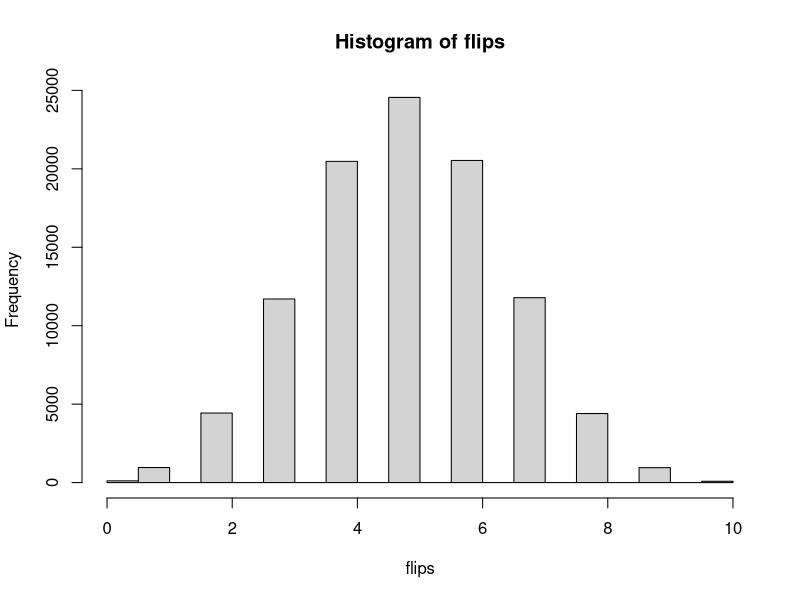
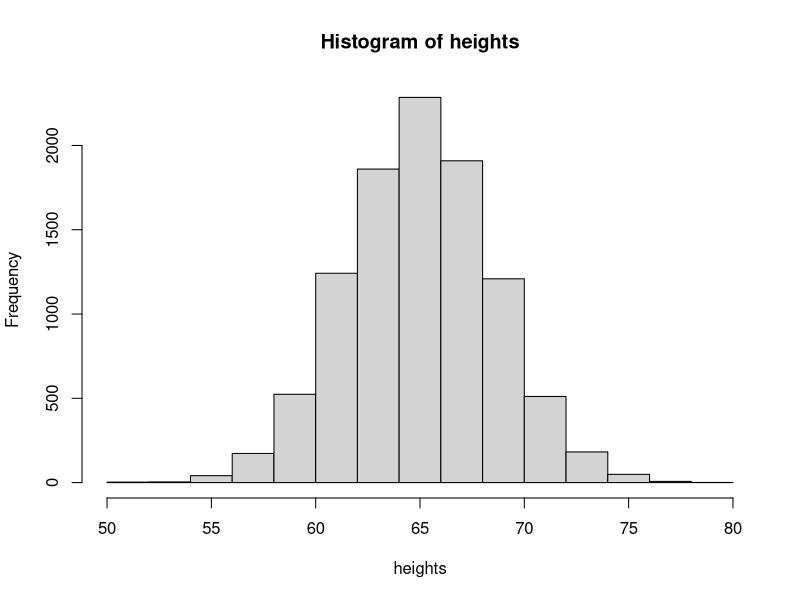

Recreate these plots in R, in order.
# Probability Lab

# Coinflips
# of times, possibilities, chance
rbinom(1, 1, .5)
# [1] 0

rbinom(10, 1, .5)
# [1] 0 1 1 0 1 1 0 0 1 0

d1 <- rbinom(10, 1, .5)
d1
# [1] 1 1 0 0 1 1 0 1 0 0
sum(d1)
# [1] 5

rbinom(1, 10, .5)
# [1] 4
# How many times it came up heads

rbinom(10, 10, .8)
rbinom(10, 10, .2)

flips <- rbinom(100000, 10, .5)
hist(flips)

flips == 5
# TRUE equals 1, FALSE equals 0

mean(flips == 5)

pbinom(5, 10, .5)

# Women heights
rnorm(10000, 65, 3.5)

heights <- rnorm(10000, 65, 3.5)
hist(heights)

# Function
f <- function(x){ dnorm(x, mean=65, sd=3.5) }
integrate(f, 70, Inf)
# 0.07656373 with absolute error < 2.2e-06

pnorm(70, 65, 3.5)
1-pnorm(70, 65, 3.5)



